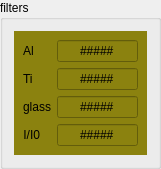
   <widget class="QGroupBox" name="groupBox_6">
    <property name="geometry">
     <rect>
      <x>460</x>
      <y>260</y>
      <width>161</width>
      <height>131</height>
     </rect>
    </property>
    <property name="title">
     <string>filters</string>
    </property>
    <layout class="QHBoxLayout" name="horizontalLayout_9">
     <item>
      <widget class="QWidget" name="widget_4" native="true">
       <property name="styleSheet">
        <string notr="true">background-color: rgb(139, 130, 15);</string>
       </property>
       <layout class="QFormLayout" name="formLayout">
        <property name="fieldGrowthPolicy">
         <enum>QFormLayout::AllNonFixedFieldsGrow</enum>
        </property>
        <item row="0" column="0">
         <widget class="QLabel" name="label_10">
          <property name="text">
           <string>Al</string>
          </property>
          <property name="alignment">
           <set>Qt::AlignLeading|Qt::AlignLeft|Qt::AlignVCenter</set>
          </property>
         </widget>
        </item>
        <item row="0" column="1">
         <widget class="caLineEdit" name="calineedit_34">
          <property name="sizePolicy">
           <sizepolicy hsizetype="Expanding" vsizetype="Expanding">
            <horstretch>0</horstretch>
            <verstretch>0</verstretch>
           </sizepolicy>
          </property>
          <property name="text">
           <string>#####</string>
          </property>
          <property name="alignment">
           <set>Qt::AlignCenter</set>
          </property>
          <property name="channel" stdset="0">
           <string notr="true">12idcUSX:pf4:filterAl</string>
          </property>
          <property name="unitsEnabled">
           <bool>true</bool>
          </property>
         </widget>
        </item>
        <item row="1" column="0">
         <widget class="QLabel" name="label_13">
          <property name="text">
           <string>Ti</string>
          </property>
          <property name="alignment">
           <set>Qt::AlignLeading|Qt::AlignLeft|Qt::AlignVCenter</set>
          </property>
         </widget>
        </item>
        <item row="1" column="1">
         <widget class="caLineEdit" name="calineedit_33">
          <property name="sizePolicy">
           <sizepolicy hsizetype="Expanding" vsizetype="Expanding">
            <horstretch>0</horstretch>
            <verstretch>0</verstretch>
           </sizepolicy>
          </property>
          <property name="text">
           <string>#####</string>
          </property>
          <property name="alignment">
           <set>Qt::AlignCenter</set>
          </property>
          <property name="channel" stdset="0">
           <string notr="true">12idcUSX:pf4:filterTi</string>
          </property>
          <property name="unitsEnabled">
           <bool>true</bool>
          </property>
         </widget>
        </item>
        <item row="2" column="0">
         <widget class="QLabel" name="label_14">
          <property name="text">
           <string>glass</string>
          </property>
          <property name="alignment">
           <set>Qt::AlignLeading|Qt::AlignLeft|Qt::AlignVCenter</set>
          </property>
         </widget>
        </item>
        <item row="2" column="1">
         <widget class="caLineEdit" name="calineedit_35">
          <property name="sizePolicy">
           <sizepolicy hsizetype="Expanding" vsizetype="Expanding">
            <horstretch>0</horstretch>
            <verstretch>0</verstretch>
           </sizepolicy>
          </property>
          <property name="text">
           <string>#####</string>
          </property>
          <property name="alignment">
           <set>Qt::AlignCenter</set>
          </property>
          <property name="channel" stdset="0">
           <string notr="true">12idcUSX:pf42:filterGlass</string>
          </property>
          <property name="unitsEnabled">
           <bool>true</bool>
          </property>
         </widget>
        </item>
        <item row="3" column="1">
         <widget class="caLineEdit" name="calineedit_40">
          <property name="sizePolicy">
           <sizepolicy hsizetype="Expanding" vsizetype="Expanding">
            <horstretch>0</horstretch>
            <verstretch>0</verstretch>
           </sizepolicy>
          </property>
          <property name="text">
           <string>#####</string>
          </property>
          <property name="alignment">
           <set>Qt::AlignCenter</set>
          </property>
          <property name="channel" stdset="0">
           <string notr="true">12idcUSX:pf4:trans</string>
          </property>
          <property name="precision">
           <number>4</number>
          </property>
          <property name="precisionMode">
           <enum>caLineEdit::User</enum>
          </property>
         </widget>
        </item>
        <item row="3" column="0">
         <widget class="QLabel" name="label_3">
          <property name="text">
           <string>I/I0</string>
          </property>
          <property name="alignment">
           <set>Qt::AlignRight|Qt::AlignTrailing|Qt::AlignVCenter</set>
          </property>
         </widget>
        </item>
       </layout>
      </widget>
     </item>
    </layout>
   </widget>
